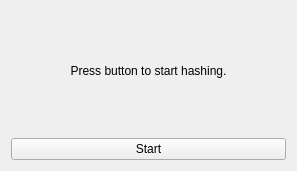
<?xml version="1.0" encoding="UTF-8"?>
<ui version="4.0">
 <class>Form</class>
 <widget class="QWidget" name="Form">
  <property name="geometry">
   <rect>
    <x>0</x>
    <y>0</y>
    <width>297</width>
    <height>171</height>
   </rect>
  </property>
  <property name="windowTitle">
   <string>Hashing</string>
  </property>
  <layout class="QGridLayout" name="gridLayout">
   <item row="0" column="0">
    <widget class="QLabel" name="hashingLabel">
     <property name="text">
      <string>&lt;html&gt;&lt;head/&gt;&lt;body&gt;&lt;p align=&quot;center&quot;&gt;Press button to start hashing.&lt;/p&gt;&lt;/body&gt;&lt;/html&gt;</string>
     </property>
     <property name="alignment">
      <set>Qt::AlignCenter</set>
     </property>
    </widget>
   </item>
   <item row="1" column="0">
    <widget class="QPushButton" name="pushButton">
     <property name="text">
      <string>Start</string>
     </property>
     <property name="flat">
      <bool>false</bool>
     </property>
    </widget>
   </item>
  </layout>
 </widget>
 <resources/>
 <connections/>
 <slots>
  <slot>saveAnalysisFile()</slot>
 </slots>
</ui>
